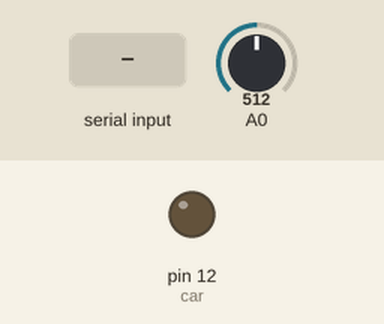
Recording of a sketch running on a simulated Arduino Uno, built with avr-gcc and run on an emulated ATmega328P. Parts: output pins drawn as LEDs (lit = HIGH). Inputs (shaded band) come from the test bench; at power-on: A0 = 512. What the sketch prints to the serial monitor is not drawn.

Above: at 1.2 s.
1.3 s: byte 30 received over Serial
Timing chart, 0 to 4.3 s (numbered marks = the images above; inputs shaded):
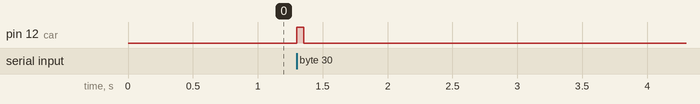

The sketch:

Medidas_em_capacitores.ino
```cpp
/*
GME - Grupo de Metodos Eletroforéticos
Instituto de Quimica - UFG

Software que faz medidas de voltagem
É utilizado um circuito constituido de um capacitor eletrolitico e um resistor em série.
Utilizado para medir no nó do circuito que liga o capacitor eletrolitico e o resistor.


criado   2015
por Wanderson D. Lopes
modificado set 2022
por Wanderson D. Lopes
*/


#define car 12


void setup()
{
  pinMode(car,OUTPUT);
  Serial.begin(9600);
  digitalWrite(car,LOW);
}

void loop()
{
  while(!Serial.available()){}
  Leitura();
  int limpBuffer = Serial.read();
}

void Leitura()
{
  int var[500];
  long marca[2];
  int medidainicial;
  marca[0] = micros();
  medidainicial = analogRead(A0);
  digitalWrite(car,HIGH);
  for(int i = 0;i < 500;i++){
    var[i] = analogRead(A0);
  }
  marca[1]=micros();
  digitalWrite(car,LOW);
  Serial.println(marca[1]-marca[0]);
  Serial.println("Amostra\tLeitura");
  Serial.print(0);
  Serial.print("\t");
  float voltage = float(medidainicial*5.00000/1023.000);
  Serial.println(voltage);
  for(int i = 0;i < 500;i++){
    Serial.print(i+1);
    Serial.print("\t");
    voltage = float(var[i]*5.00000/1023.000);
    Serial.println(voltage);
    }
}
```

Measured:
- after the input at 1.3 s, pin 12 (car): LOW → HIGH at once, → LOW 0.05 s later
